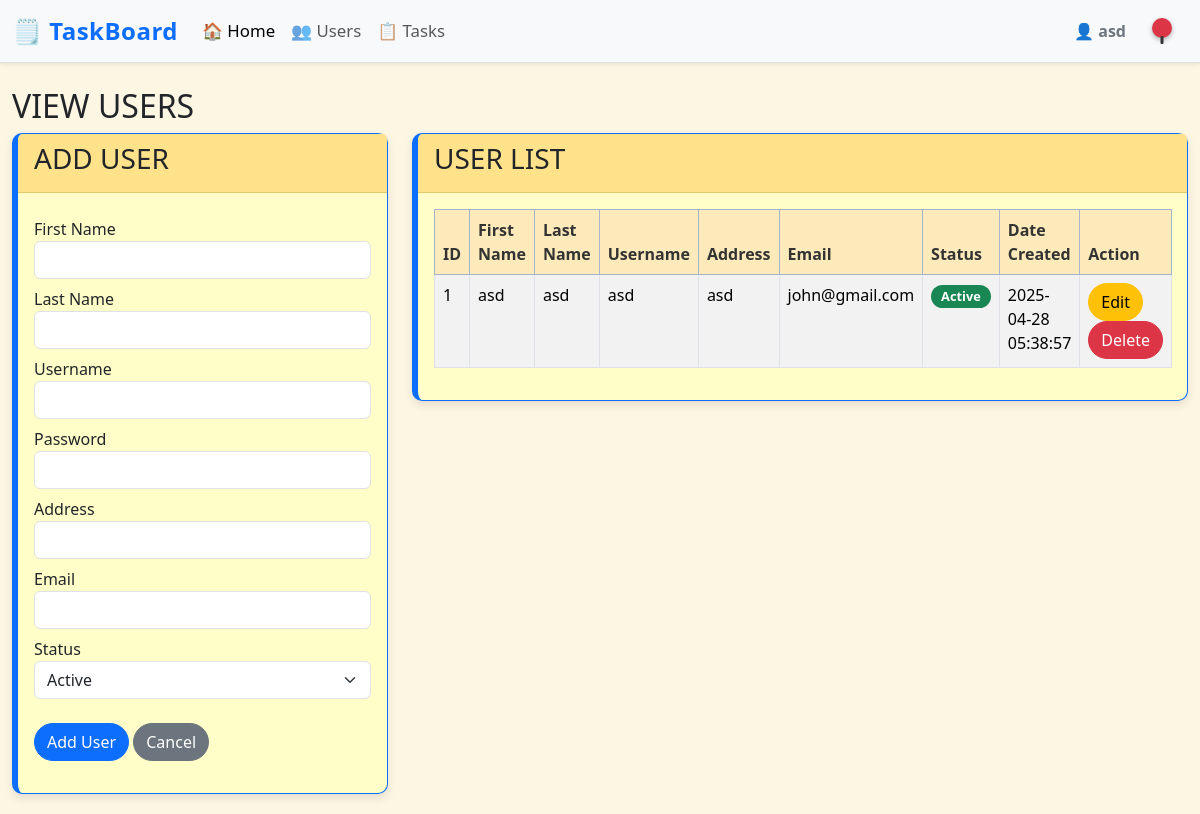
Page /view/list_user.php (signed in) on the committed database.
### tables this page shows
CREATE TABLE `tbl_user` (
  `user_id` int(11) NOT NULL,
  `fname` varchar(255) NOT NULL,
  `lname` varchar(255) NOT NULL,
  `username` varchar(255) NOT NULL,
  `password` varchar(255) NOT NULL,
  `address` text NOT NULL,
  `email` varchar(255) NOT NULL,
  `active` int(11) NOT NULL,
  `date_created` timestamp NOT NULL DEFAULT current_timestamp() ON UPDATE current_timestamp()
);

### model/database.php (called while the page is built, shortened)
<?php
Class Database {
    private $host = 'localhost';
    private $db_name = 'crud_db';
    private $username = 'root';
    private $password = '';
    public $conn;
    public function __construct() {
        $this->conn = new mysqli($this->host, $this->username, $this->password, $this->db_name);
    }
    public function connect() {
        return $this->conn;
    }
}
?>

### model/user.php (called while the page is built, shortened)
<?php
require_once 'database.php';
class User {
    private $conn;
    public function __construct() {
        $db = new Database();
        $this->conn = $db->connect();
    }
    public function getAllUsers() {
        $sql = "SELECT * FROM tbl_user";
        $result = $this->conn->query($sql);
        return $result->fetch_all(MYSQLI_ASSOC);
    }
    public function getUserById($id) {
        $sql = "SELECT * FROM tbl_user WHERE user_id = ?";
        $stmt = $this->conn->prepare($sql);
        $stmt->bind_param("i", $id);
        $stmt->execute();
        $result = $stmt->get_result();
        return $result->fetch_assoc();
    }
}
?>

### controller/session.php (called while the page is built, shortened)
<?php
include '../model/user.php';
$user = new User();
$user_login = $user->getUserById($_SESSION['user_id']);
?>

### view/list_user.php (the view, shortened to what this page needs)
<?php
include '../controller/session.php';
?>
<!DOCTYPE html>
<html lang="en">
<head>
    <?php include '../includes/href.php'; ?>
</head>
<body>
    <?php include '../includes/navbar.php'; ?>
    <div class="container-fluid">
        <div class="row mt-4">
            <h2>VIEW USERS</h2>
        </div>
        <div class="row">
            <div class="col-md-4">
                <?php if(isset($_GET['edit'])) {
                    $user_id = $_GET['edit'];
                    $row = $user->getUserById($user_id);
                    if($row) { ?>
                <div class="card border-primary">
                    <div class="card-header">
                        <h3>EDIT USER</h3>
                    </div>
                    <div class="card-body">
                        <form action="../controller/action_user.php" method="POST">
                            <input type="hidden" name="user_id" value="<?php echo $row['user_id']; ?>">
                            <div class="form-group my-2">
                                <label for="fname">First Name</label>
                                <input type="text" name="fname" class="form-control" value="<?php echo $row['fname']; ?>" required>
                            </div>
                            <div class="form-group my-2">
                                <label for="lname">Last Name</label>
                                <input type="text" name="lname" class="form-control" value="<?php echo $row['lname']; ?>" required>
                            </div>
                            <div class="form-group my-2">
                                <label for="username">Username</label>
                                <input type="text" name="username" class="form-control" value="<?php echo $row['username']; ?>" required>
                            </div>
                            <div class="form-group my-2">
                                <label for="password">Password</label>
                                <input type="password" name="password" class="form-control" value="<?php echo $row['password']; ?>" required>
                            </div>
                            <div class="form-group my-2">
                                <label for="adddress">Address</label>
                                <input type="text" name="adddress" class="form-control" value="<?php echo $row['address']; ?>" required>
                            </div>
                            <div class="form-group my-2">
                                <label for="email">Email</label>
                                <input type="email" name="email" class="form-control" value="<?php echo $row['email']; ?>" required>
                            </div>
                            <div class="form-group my-2">
                                <label for="status">Status</label>
                                <select name="status" class="form-select" required>
                                    <option value="1" <?php if($row['active'] == 1){echo 'selected';} ?>>Active</option>
                                    <option value="0" <?php if($row['active'] == 0){echo 'selected';} ?>>Inactive</option>
                                </select>
                            </div>
                            <div class="form-group py-3">
                                <button type="submit" name="edit" class="btn btn-primary">Edit User</button>
                                <button type="button" class="btn btn-secondary" onclick="window.location.href='list_user.php'">Cancel</button>
                            </div>
                    </div>
                </div>
                <?php } } else { ?>
                <div class="card border-primary">
                    <div class="card-header">
                        <h3>ADD USER</h3>
                    </div>
                    <div class="card-body">
                        <form action="../controller/action_user.php" method="POST">
                            <div class="form-group my-2">
                                <label for="fname">First Name</label>
                                <input type="text" name="fname" class="form-control" required>
                            </div>
                            <div class="form-group my-2">
                                <label for="lname">Last Name</label>
                                <input type="text" name="lname" class="form-control" required>
                            </div>
                            <div class="form-group my-2">
                                <label for="username">Username</label>
                                <input type="text" name="username" class="form-control" required>
                            </div>
                            <div class="form-group my-2">
                                <label for="password">Password</label>
                                <input type="password" name="password" class="form-control" required>
                            </div>
                            <div class="form-group my-2">
                                <label for="adddress">Address</label>
                                <input type="text" name="adddress" class="form-control" required>
                            </div>
                            <div class="form-group my-2">
                                <label for="email">Email</label>
                                <input type="email" name="email" class="form-control" required>
                            </div>
                            <div class="form-group my-2">
                                <label for="status">Status</label>
                                <select name="status" class="form-select" required>
                                    <option value="1">Active</option>
                                </select>
                            </div>
                            <div class="form-group py-3">
                                <button type="submit" name="add" class="btn btn-primary">Add User</button>
                                <button type="button" class="btn btn-secondary" onclick="window.location.href='list_user.php'">Cancel</button>
                            </div>
                    </div>
                </div>
                <?php } ?>
            </div>
            <div class="col-md-8">
                <div class="card border-primary">
                    <div class="card-header">
                        <h3>USER LIST</h3>
                    </div>
                    <div class="card-body">
                        <table class="table table-bordered table-striped table-hover" id="myTable">
                            <thead class="table-primary">
                                <tr>
                                    <th>ID</th>
                                    <th>First Name</th>
                                    <th>Last Name</th>
                                    <th>Username</th>
                                    <th>Address</th>
                                    <th>Email</th>
                                    <th>Status</th>
                                    <th>Date Created</th>
                                    <th>Action</th>
                                </tr>
                            </thead>
                            <tbody>
                                <?php
                                $users = $user->getAllUsers();
                                $count = 1;
                                foreach($users as $row) {
                                ?>
                                <tr>
                                    <td><?php echo $count++ ?></td>
                                    <td><?php echo $row['fname']; ?></td>
                                    <td><?php echo $row['lname']; ?></td>
                                    <td><?php echo $row['username']; ?></td>
                                    <td><?php echo $row['address']; ?></td>
                                    <td><?php echo $row['email']; ?></td>
                                    <td><?php echo ($row['active'] == 1) ? '<span class="badge rounded-pill bg-success">Active</span>'
                                    : '<span class="badge rounded-pill bg-secondary">Deactived</span>'; ?></td>
                                    <td><?php echo $row['date_created']; ?></td>
                                    <td>
                                        <a href="list_user.php?edit=<?php echo $row['user_id']; ?>" class="btn btn-warning">Edit</a>
                                        <a href="../controller/action_user.php?delete=<?php echo $row['user_id']; ?>" class="btn btn-danger">Delete</a>
                                    </td>
                                </tr>
                                <?php } ?>
                            </tbody>
                        </table>
                    </div>
                </div>
            </div>
        </div>
    </div>
</body>
</html>

### includes/navbar.php (shortened to what this page needs)
<nav class="navbar navbar-expand-lg navbar-light bg-light sticky-top shadow-sm border-bottom">
  <div class="container-fluid">
    <a class="navbar-brand fw-bold text-primary" href="home.php" style="font-family: 'Segoe UI', sans-serif;">
      🗒️ TaskBoard
    </a>
    <div class="collapse navbar-collapse" id="navbarNavAltMarkup">
      <div class="navbar-nav me-auto">
        <a class="nav-link active" href="home.php">🏠 Home</a>
        <a class="nav-link" href="list_user.php">👥 Users</a>
        <a class="nav-link" href="list_task.php">📋 Tasks</a>
      </div>
      <div class="d-flex align-items-center">
        <span class="navbar-text text-secondary me-3 fw-semibold">
          👤 <?php echo $user_login['username']; ?>
        </span>
        <span class="navbar-text text-secondary me-3 fw-semibold">
           <a class="pin-logout" href="logout.php"></a>
        </span>
      </div>
    </div>
  </div>
</nav>

### assets/css/style.css (style rules this page uses)
* { margin: 0; padding: 0; box-sizing: border-box; }
.navbar-nav .nav-link { font-weight: 500; font-size: 1.05rem; transition: color 0.3s ease; }
.navbar-brand { font-size: 1.5rem; letter-spacing: 0.5px; }
.navbar { font-family: 'Segoe UI', Tahoma, Geneva, Verdana, sans-serif; }
.card { border-radius: 10px; box-shadow: 0 4px 10px rgba(0,0,0,0.1); margin-bottom: 20px; }
.card-header { background-color: #ffe28a; border-bottom: 1px solid #e5c76b; font-weight: bold; font-size: 1.2rem; }
.btn-primary, .btn-warning, .btn-danger, .btn-secondary { border-radius: 20px; }
.table thead th { background-color: #fceabb; color: #333; }
table .badge { font-size: 0.8rem; padding: 5px 10px; border-radius: 12px; }
.card.border-primary { background-color: #fffec8; border-left: 6px solid #ffdb58; }
.pin-logout { display: inline-block; width: 20px; height: 20px; background-color: #dc3545; border-radius: 50%; position: relative; margin-left: 10px; box-shadow: 0 2px 5px rgba(0,0,0,0.3); cursor: pointer; transition: transform 0.2s ease; }
.pin-logout::after { content: ''; position: absolute; bottom: -6px; left: 50%; transform: translateX(-50%); width: 3px; height: 8px; background-color: #333; border-radius: 1px; }
.pin-logout::before { content: 'Logout'; position: absolute; top: 50%; left: 50%; transform: translate(-50%, -50%); color: #333; padding: 4px 10px; font-size: 12px; border-radius: 4px; white-space: nowrap; opacity: 0; pointer-events: none; transition: opacity 0.2s ease; z-index: 10; }

### view/list_user.php (style rules this page uses)
body { background-color: #fdf6e3; font-family: 'Segoe UI', Tahoma, Geneva, Verdana, sans-serif; }

### rows in the picture
tbl_user: username "asd", fname "asd", lname "asd", address "asd", email "john@gmail.com", active "Active", date_created "2025-04-28 05:38:57"
